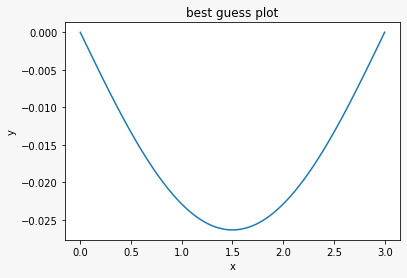

Recreate this plot in Python.
import numpy as np
import matplotlib.pyplot as plt
E = 200* (10**(9))
I = 30000 * ((1/100)**4)
w = 1500000
L = 3

f = lambda t,x,z: ((w*L)/(2*E*I)) * t - ((w)/(2*E*I)) * (t**2)


def rk4(initial, dx, a, b):
  t = np.arange(a,b, dx)
  x = []
  x.append(initial)
  for i in range(len(t)):
    k1 = x[i][1]
    l1 = f(t[i], x[i][0], x[i][1])   
    k2 = k1 + l1*dx/2
    l2 = f(t[i], x[i][0] + k1*dx/2, x[i][1] + l1*dx/2)
    k3 = k1 + l2*dx/2
    l3 = f(t[i], x[i][0] + k2*dx/2, x[i][1] + l2*dx/2)
    k4 = k1 + l3*dx
    l4 = f(t[i], x[i][0] + k3*dx, x[i][1] + l3*dx)
    y = x[i][0] + (1/6)*dx*(k1 + 2*(k2 + k3) + k4)
    z = x[i][1] + (1/6)*dx*(l1 + 2*(l2 + l3) + l4)
    x.append(np.array([y,z]))
  return x

y0 = 0
yL = 0

def func(guess):
  initial = np.array([y0, guess])
  stuff = rk4(initial, 0.0001, 0, L)
  position = [stuff[i][0] for i in range(len(stuff))]
  return position[-1]

def bisection(a,b):
 
    if (func(a) * func(b) >= 0):
        print("You have not assumed right a and b\n")
        return
  
    c = a
    while (abs(b-a) >= 0.00001):
 
        # Find middle point
        c = (a+b)/2
  
        # Check if middle point is root
        if (func(c) == 0.0):
            break
  
        # Decide the side to repeat the steps
        if (func(c)*func(a) < 0):
            b = c
        else:
            a = c
             
    return c

best_guess = bisection(0,-0.1)
print(best_guess)

initial = np.array([y0, best_guess])
stuff = rk4(initial, 0.0001, 0, L)
position = [stuff[i][0] for i in range(len(stuff))]

t = np.arange(0,L+0.0001, 0.0001)
plt.plot(t, position)
plt.xlabel('x')
plt.title("best guess plot")
plt.ylabel('y')
plt.show()
